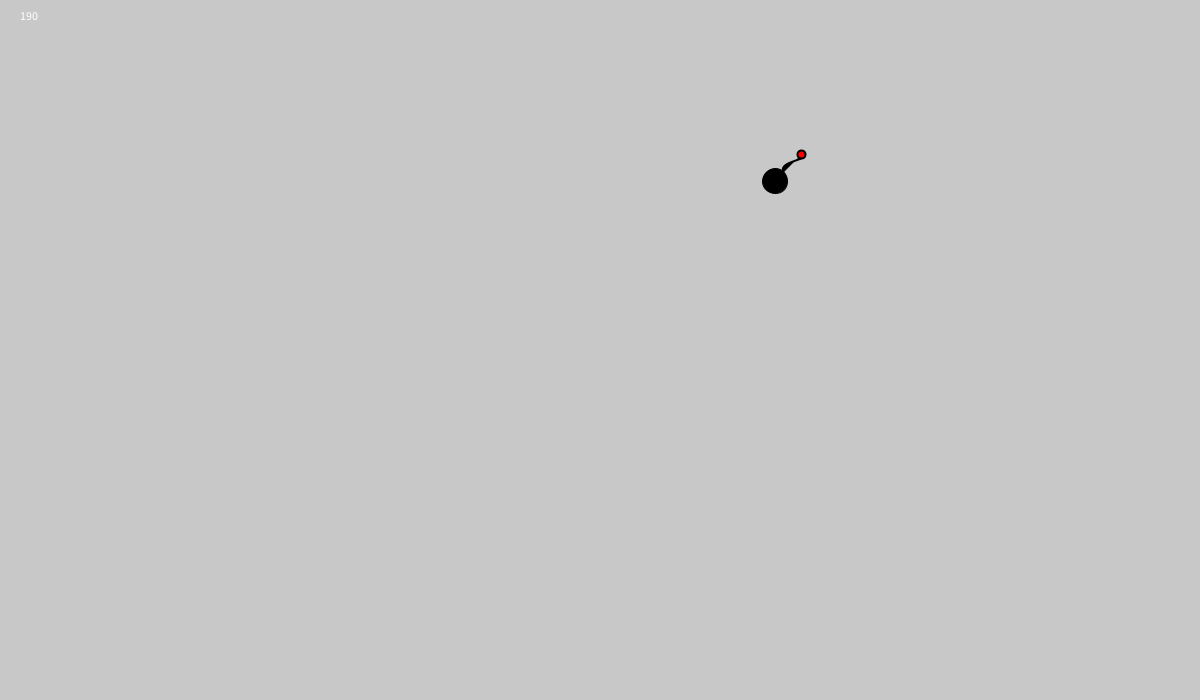
Frame 1 (no input)
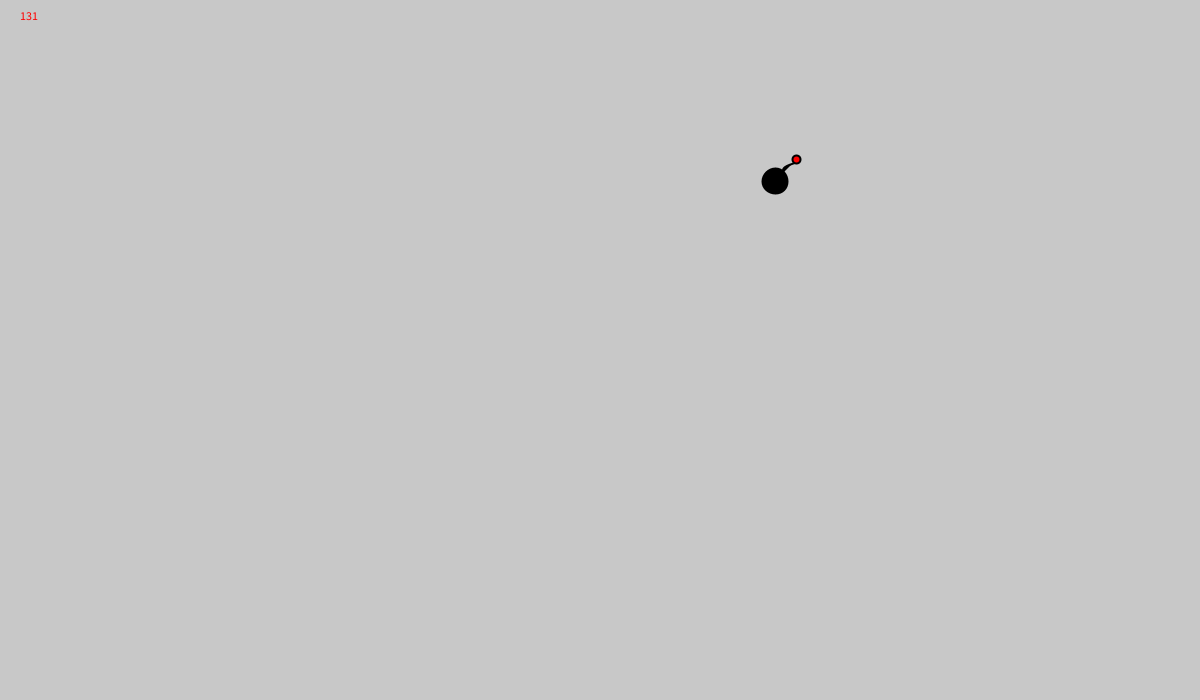
Frame 60 (the mouse pressed at the canvas centre just before this capture)
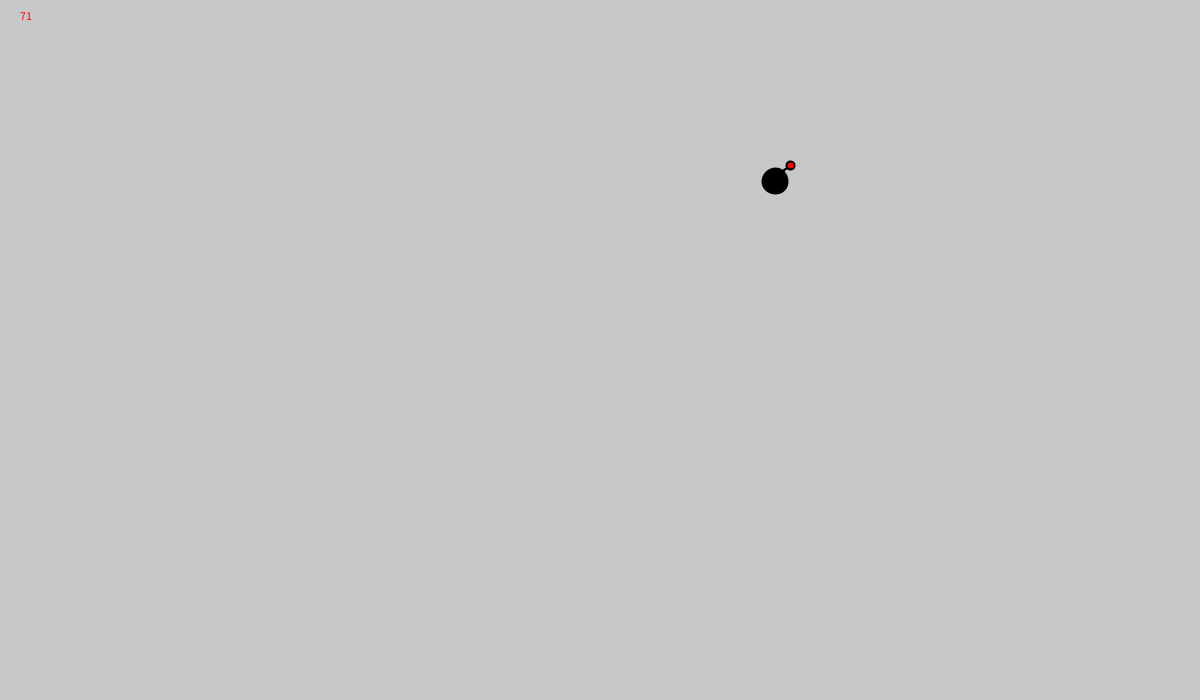
Frame 120 (the mouse held since frame 60 and released just before this capture)

The Processing sketch that drew these frames (run headless with seeded random() and noise(); from frame 60 on, the mouse is pressed at the canvas centre):

// Processing sketch: bombs
// ── bombs.pde
Bomb bomb;
PVector vPos;
float dBomb;
int fuse;
int bombTimer;
int alfa = 150;


void setup() {
  size (1200, 700);
  vPos = new PVector(int(random(width-dBomb)), int(random(height-dBomb)));
  dBomb = 50;
  fuse = int(random(5, 20));
  bomb = new Bomb(dBomb, vPos, fuse);
  bombTimer = fuse*10;
}

void draw() {
  background(200);
  text(bombTimer, 20, 20);
  if (bombTimer==0) {   
    alfa-=2;
    if (alfa==0) {
      vPos = new PVector(int(random(width-dBomb)), int(random(height-dBomb)));
      fuse = int(random(5, 20));
      bomb = new Bomb(dBomb, vPos, fuse);
      bombTimer = fuse*10;
      alfa = 150;
    }
  } else {
    bombTimer--;
    bomb.fuse=int(bombTimer/10);
  }
  bomb.display();
}
// ── Bomb.pde
class Bomb {
  float diameter;
  PVector position;
  int fuse;

  public Bomb(float d, PVector pos, int fuse) {
    this.diameter = d;
    this.position = pos;
    this.fuse = fuse;
  }

  public void explodes() {
    this.diameter = this.diameter*2;
  }


  public void display() {
    if (bombTimer!=0) {
      fill(0);
      ellipse(position.x, position.y, diameter/2, diameter/2);
      pushMatrix();
      translate(position.x+diameter/6, position.y-diameter/6);
      strokeWeight(2);
      curve(fuse*3, fuse*3, 0, 0, fuse, -fuse, -fuse*3, -fuse*2);
      fill(255,0,0);
      ellipse(fuse, -fuse, diameter/6, diameter/6);
      popMatrix();
    } else {
      fill(255,0,0, alfa);
      noStroke();
      ellipse(position.x, position.y, diameter*2, diameter*2);
      fill(255,255,0, alfa);
      ellipse(position.x, position.y, diameter*1.5, diameter*1.5);
      fill(255, alfa);
      ellipse(position.x, position.y, diameter/2, diameter/2);
      noFill();
    }
  }
}
